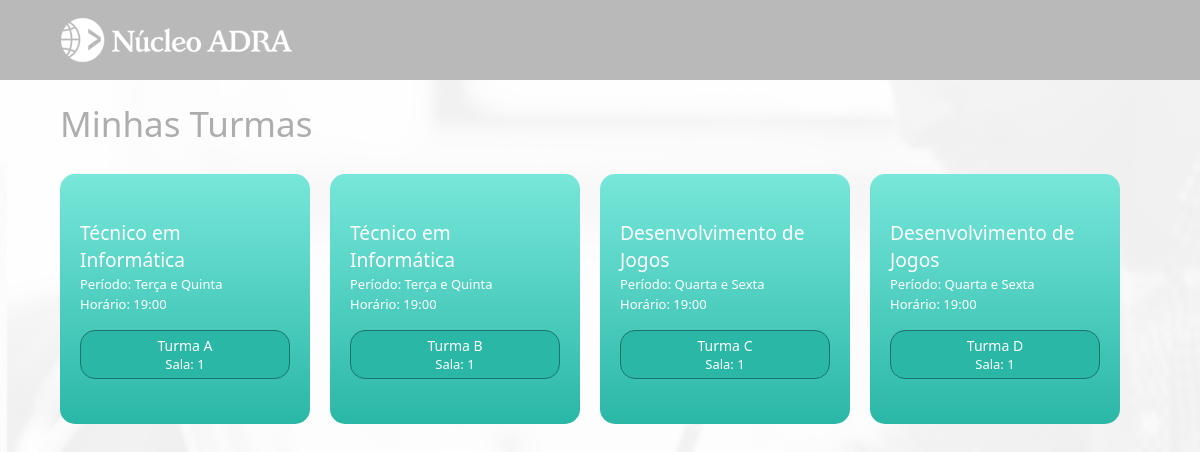
Page /portal/aluno/curso.php on the committed database.
### tables this page shows
CREATE TABLE IF NOT EXISTS `turma` (
  `id` int UNSIGNED NOT NULL AUTO_INCREMENT,
  `codigo` char(2) NOT NULL,
  `curso_id_curso` int UNSIGNED NOT NULL,
  PRIMARY KEY (`id`,`curso_id_curso`),
  KEY `fk_turma_curso1_idx` (`curso_id_curso`)
);

CREATE TABLE IF NOT EXISTS `curso` (
  `id_curso` int UNSIGNED NOT NULL AUTO_INCREMENT,
  `nome` varchar(45) NOT NULL,
  `sigla` varchar(5) DEFAULT NULL,
  `descricao` text NOT NULL,
  `area` varchar(40) NOT NULL,
  `ch` smallint UNSIGNED DEFAULT NULL,
  `periodo` enum('M','V','N') DEFAULT NULL,
  `curso_inicio` date DEFAULT NULL,
  `curso_fim` date DEFAULT NULL,
  `hora_inicio` char(5) DEFAULT NULL,
  `hora_fim` char(5) DEFAULT NULL,
  `valor` decimal(6,2) UNSIGNED DEFAULT NULL,
  PRIMARY KEY (`id_curso`)
);

CREATE TABLE IF NOT EXISTS `sala` (
  `id` tinyint UNSIGNED NOT NULL AUTO_INCREMENT,
  `tipo` varchar(45) NOT NULL,
  `bloco` varchar(45) NOT NULL,
  `andar` varchar(45) NOT NULL,
  PRIMARY KEY (`id`)
);

### portal/aluno/curso.php (the view, shortened to what this page needs)
<?php
    require_once "../../util/config.php";
    $idAluno = $_GET['i'];
?>
<!DOCTYPE html>
<html lang="en">
<head>
    <link rel="stylesheet" href="../../css/cursos.css">
</head>
<body>
    <header>
        <main>
            <div class="cabecalho-conteudo">
                <div class="logo">
                    <img src="../../imagens/nucleo-adra-branco-232x48.png" alt="logo-adra">
                </div>
            </div>
        </main>
    </header>
    <div class="container-titulo">
        <div class="meus-cursos">
            Minhas Turmas
        </div>
    </div>
    <div class="container-geral">
        <div class="container-curso">
        <?php
                $sql_1 = "SELECT * FROM turma";
                $result_1 = mysqli_query($link, $sql_1);
                while($row = mysqli_fetch_array($result_1)){
                    $id_turma = $row['id'];
                    $codigo_turma = $row['codigo'];
                    $id_curso = $row['curso_id_curso'];
        ?>
            <div class="curso"><a href="mural.php?c=<?php echo $row['curso_id_curso']; ?>&i=<?php echo $idAluno; ?>&t=<?php echo $id_turma; ?>">
                <div class="conteudo-curso">
                        <div class="nome-curso">
                        <?php
                        $sql = "SELECT * FROM curso";
                        $result = mysqli_query($link, $sql);
                        while($row = mysqli_fetch_array($result)){
                            if ($id_curso == $row['id_curso']){
                                $nome_curso = $row['nome'];
                                $dias_curso = $row['descricao'];
                                $hora_curso = $row['hora_inicio'];
                            }
                        }
                    ?>
                        <?php echo $nome_curso;?>
                    </div>
                    <div class="descricao-curso">
                        Período: <?php echo $dias_curso;?>
                    </div>
                    <div class="descricao-curso">
                        Horário: <?php echo $hora_curso;?>
                    </div>
                    <?php
                        $sql_2 = "SELECT * FROM sala_has_turma";
                        $result_2 = mysqli_query($link, $sql_2);
                        while($row = mysqli_fetch_array($result_2)){
                            if($row['turma_id'] == $id_turma){
                                $sala_id = $row['sala_id'];
                                $sql_3 = "SELECT * FROM sala";
                                $result_3 = mysqli_query($link, $sql_3);
                                while($row = mysqli_fetch_array($result_3)){
                                    if($row['id'] == $sala_id){
                                        $sala = $row['tipo'];
                                    }
                                }
                            }
                        }
                        ?>
                    <div class="area">
                        <div class="area-texto-turma">Turma <?php echo $codigo_turma; ?></div>
                        <div class="area-texto-sala">Sala: <?php echo $sala;?></div>
                    </div>
                </div>
            </div></a>
        <?php
                }
        ?>
        </div>
    </div>
</body>
</html>

### css/cursos.css (style rules this page uses)
* { padding: 0; margin: 0; box-sizing: border-box; font-family:'Segoe UI', Tahoma, Geneva, Verdana, sans-serif; }
body { background: url("../imagens/Professor-icone-branco.png") no-repeat center center fixed; background-size: cover; -webkit-background-size: cover; -moz-background-size: cover; -o-background-size: cover; }
header { height: 10vh; background-color: #b9b9b9; display: flex; align-items: center; justify-content: center; }
.cabecalho-conteudo { margin: 0 auto; padding: 0; display: flex; width: 90vw; height: 48px; justify-content: space-between; align-items: center; }
.logo { cursor: pointer; display: flex; align-items: center; }
.container-titulo { height: 8vh; padding: 20px 0 10px 5vw; width: 95vw; font-size: 35px; font-weight: 500; color: #adadad; }
.container-curso { height: 82vh; padding: 30px 5vw; display: flex; flex-wrap: wrap; }
.curso { width: 250px; height: 250px; border-radius: 15px; background-image:linear-gradient(#77e7da, #2ab7a6); display: flex; margin-right: 20px; margin-bottom: 20px; }
.curso a { text-decoration: none; color: white; }
.conteudo-curso { height: 250px; display: flex; flex-direction: column; justify-content: center; padding: 20px; }
.nome-curso { font-size: larger; font-weight: 500; }
.descricao-curso { margin-top: 2px; font-size: small; }
.area { cursor: pointer; margin-top: 15px; background-color: #2ab7a6; border: 1px solid #1b756b; border-radius: 15px; }
.area-texto-turma { text-align: center; font-size: 14px; font-weight: 500; padding: 0 15px; padding-top: 5px; }
.area-texto-sala { text-align: center; font-size: small; padding: 0 15px; padding-bottom: 5px; }

### rows in the picture
turma: curso_id_curso.nome "Técnico em Informática", curso_id_curso.descricao "Terça e Quinta", curso_id_curso.hora_inicio "19:00", codigo "A", sala.tipo "1"
turma: curso_id_curso.nome "Técnico em Informática", curso_id_curso.descricao "Terça e Quinta", curso_id_curso.hora_inicio "19:00", codigo "B", sala.tipo "1"
turma: curso_id_curso.nome "Desenvolvimento de Jogos", curso_id_curso.descricao "Quarta e Sexta", curso_id_curso.hora_inicio "19:00", codigo "C"
sala: tipo "1"
turma: curso_id_curso.nome "Desenvolvimento de Jogos", curso_id_curso.descricao "Quarta e Sexta", curso_id_curso.hora_inicio "19:00", codigo "D"
